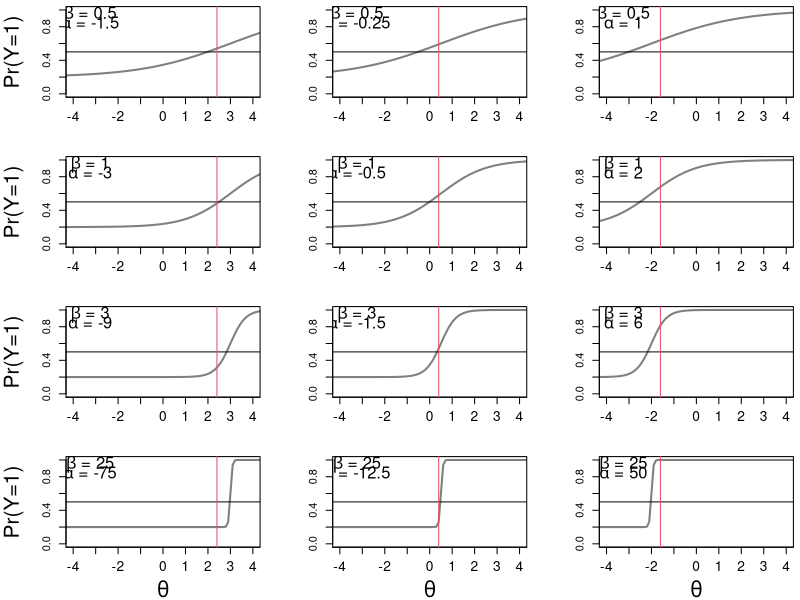

Write R code to recreate this figure.
## RSTAN_Demo_Measurement_logit_transformation_guessing_latent_variable.R
##########################################################################
## INSTRUCTOR: Christopher Fariss
## COURSE NAME: Programming and Simulation Methods for Computational Social Science (2W)
## University of Essex Summer School 2024
##
## Date: 2024-07-22
##
## Please e-mail me if you find any errors or have and suggestions (either email is fine)
## e-mail: cjf0006@gmail.com
## e-mail: cjfariss@umich.edu
##
##########################################################################
##
## Introduction to tutorial:
##
## Think about a latent variable model without actually running one.
##
## This program is a visual look at the relationship between values along a fixed sequence that represents the distribution of the latent variable and its relationship to binary variables that are equally likely (50%-50% change).
##
## In the IRT framework, there is a latent trait theta_i.
##
## Where the subscript i = 1,... ,N indicates multiple units.
##
## y_ik is the observed value for item k for unit i.
##
## For each item alpha_k and beta_k are also estimated.
##
## alpha_k continues to act as "difficulty" parameters, or threshold that benchmarks how likely an indicator is to be observed relative to the values of the latent trait.
##
## In this formulation, this is analogous to an intercept in a traditional logistic regression model.
##
## beta_k, often referred to as the "discrimination" parameters and is the analogue of a slope coefficient.
##
## We also add the guessing parameter here. 
##
##########################################################################

## make theta a deterministic sequence (we will use each value below to calculate a range of probabilities as a function of these values and the item-discrimination and item-difficulty parameters)
theta <- seq(-5,5,.1)
n <- length(theta)

## set strength of relationship (i.e., the item discrimination)
##
## try setting this value to an positive real number
##
## as beta increases the logit curve will converge towards a set function
##
## the step function will reside over the inflection point of the logit curve
##
## the inflection point is always -(alpha/beta) if alpha + beta (typical for Bernoulli logit) 
##
## because of this identity, we have to expand the intercepts below by a factor of beta
##
## the expansion below is necessary to fix the curve over the range of the standard normal density set for x above
##
#beta <- .1
#beta <- .5
#beta <- 1
#beta <- 2
#beta <- 3
#beta <- 4
#beta <- 5
#beta <- 10
#beta <- 100
#beta <- 1000
#beta <- 10000
##
## as beta approach infinity, the value along x becomes perfectly predictive of the y variables
##
#beta <- 100000


## set beta here (pick three values for beta, the item discrimination parameter)
beta <- c(.5,1,3,25)

guessing_parameter <- 1/5 ## assumes a multiple choice question with one correct answer and 5 possible choices 

par(mfrow=c(4,3), mar=c(4,5,.5,.5))
for(j in 1:length(beta)){
  ## set intercepts * an expansion factor, which is the item discrimination from above
  ## values correspond exactly to the position along the standard normal x variable
  ## specifically, these are the position along x at which point at which Pr(y=1)=.5
  alpha <- beta[j]*c(-3,-.5,2) ## the difficulty-position is scaled by beta into the difficulty parameter 
  
  # linear terms of the model
  # transform the linear xb terms using the logit function into a probability
  xb <- p <- y <- matrix(NA, nrow=n, ncol=length(alpha))
  for(i in 1:length(alpha)){
    xb[,i] <- alpha[i] + beta[j] * theta
    #p[,i] <- 1 / (1 + exp(-xb[,i]))
    p[,i] <- guessing_parameter + ((1-guessing_parameter) / (1 + exp(-xb[,i])))
    #p[,i] <- guessing_parameter + (1-guessing_parameter)*(1 / (1 + exp(-xb[,i]))) ## equivalent to the above
    y[,i] <- rbinom(n, size=1, prob=p[,i])
  }
  
  for(i in 1:length(alpha)){
    ## graph theta values along the the x-axis
    ## x values are projected onto the probability of y using the inverse logit function of xb
    plot(theta, p[,i], xlim=c(-4.0,4.0), ylim=c(0,1), xaxt="n", xlab="", type="l", lwd=2, col=grey(.5), ylab="")
    if(j==4)mtext(side=1, expression(theta), cex=1.25, line=3)
    if(i==1)mtext(side=2, expression("Pr(Y=1)"), cex=1.25, line=3)
    A <- alpha[i]
    B <- beta[j]
    text(-3.25,.95, substitute(paste(beta, " = ", B), list(B = B)), cex=1.5)
    text(-3.25,.85, substitute(paste(alpha, " = ", A), list(A = A)), cex=1.5)
    axis(side=1, at=-5:5, cex.axis=1.25)
    abline(h=0.5)
    abline(v=(1-guessing_parameter)*-(alpha[i]/beta[j]), col=2)
    #abline(v=-((alpha[i]+log(2.75))/beta[j]), col=2, lwd=.5, lty=2)
    #abline(v=-((alpha[i]-log(2.75))/beta[j]), col=2, lwd=.5, lty=2)
  }
}
